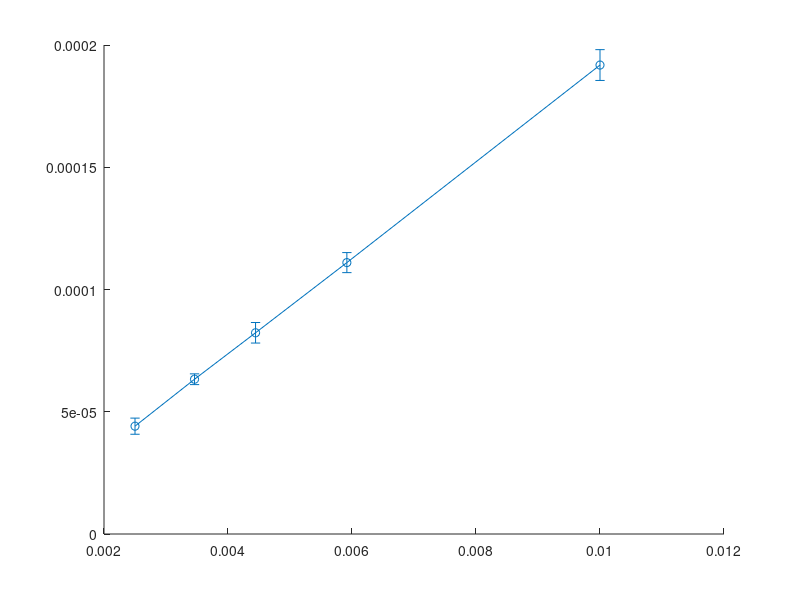

Recreate this plot in MATLAB. (Note: this script raises an error after producing the figure.)
clc;clear;close all
%% Data 
strain = [1.918*10^(-4) 1.11*10^(-4) 8.23*10^(-5) 6.33*10^(-5) 4.41*10^(-5)];
radius = [10 13 15 17 20]; % (unit: nm)
curvature = 1./radius;
%% Find optimal line 
A = zeros(2,2);% matrix
b = zeros(1,2); 
c = curvature.^2;
sum1 = 0; sum2 = 0;
for i = 1:size(strain,2)
        sum1 = sum1 + (strain(i)-mean(strain))*(c(i)-mean(c));
        sum2 = sum2 + (c(i)-mean(c))^2;
end
slope = sum1/sum2;
b = mean(strain) - slope*mean(c);
%% Figure 
figure()
hold on 
errorbar(c,strain,10^-3*[0.0063,0.0041,0.0042,0.0022,0.0033],'-o','MarkerSize',5 ...
    ,'MarkerEdgeColor','blue','MarkerFaceColor','blue');
plot(c,c*slope+b,':','Linewidth',2)
legend(['$(\mathbf{E}_{\rm Mo})_{11}$ (MS result)'],['$(\mathbf{E}_{\rm Mo})_{11}= C*\vert\mathbf{\kappa}_{1}\vert^2$ (C=0.02 nm$^2$)'],'Interpreter','latex','Location','northwest')
set(gca,'FontSize',18)
xlabel('$\vert\mathbf{\kappa}_{1}\vert^2 (\rm {nm}^{-2})$','Interpreter','latex')
ylabel('$(\mathbf{E}_{\rm Mo})_{11}$','Interpreter','latex')
set(gca,'FontSize',18)
hold off
